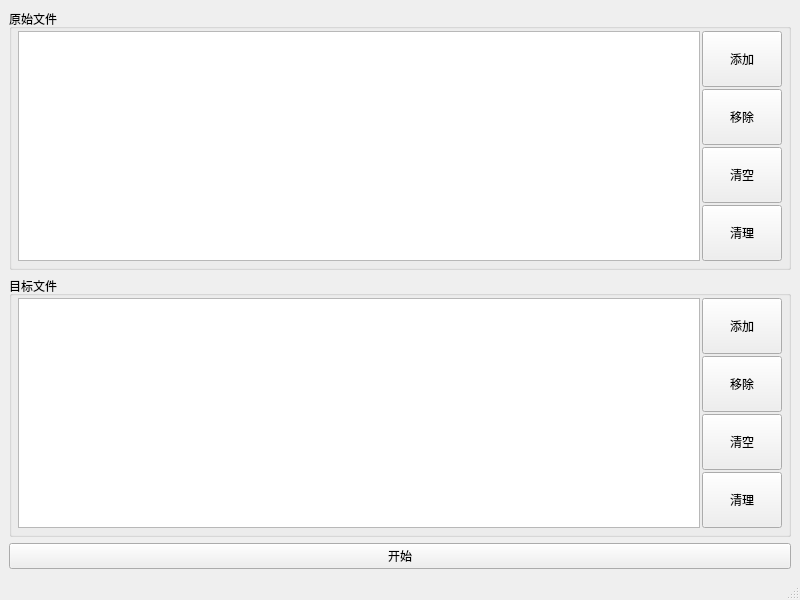
<?xml version="1.0" encoding="UTF-8"?>
<ui version="4.0">
 <class>MainWindow</class>
 <widget class="QMainWindow" name="MainWindow">
  <property name="geometry">
   <rect>
    <x>0</x>
    <y>0</y>
    <width>800</width>
    <height>600</height>
   </rect>
  </property>
  <property name="windowTitle">
   <string>MainWindow</string>
  </property>
  <widget class="QWidget" name="centralwidget">
   <layout class="QVBoxLayout" name="verticalLayout" stretch="0,0">
    <item>
     <widget class="QScrollArea" name="scrollArea">
      <property name="styleSheet">
       <string notr="true"/>
      </property>
      <property name="frameShape">
       <enum>QFrame::NoFrame</enum>
      </property>
      <property name="widgetResizable">
       <bool>true</bool>
      </property>
      <widget class="QWidget" name="scrollAreaWidgetContents">
       <property name="geometry">
        <rect>
         <x>0</x>
         <y>0</y>
         <width>782</width>
         <height>510</height>
        </rect>
       </property>
       <layout class="QVBoxLayout" name="ct_layout_0">
        <property name="margin">
         <number>0</number>
        </property>
        <item>
         <widget class="QGroupBox" name="ct_groupbox_src">
          <property name="title">
           <string>原始文件</string>
          </property>
          <layout class="QHBoxLayout" name="ct_layout_dst_1">
           <property name="spacing">
            <number>2</number>
           </property>
           <property name="leftMargin">
            <number>6</number>
           </property>
           <property name="topMargin">
            <number>2</number>
           </property>
           <property name="rightMargin">
            <number>6</number>
           </property>
           <property name="bottomMargin">
            <number>6</number>
           </property>
           <item>
            <widget class="QTreeWidget" name="ct_tree_src">
             <property name="minimumSize">
              <size>
               <width>0</width>
               <height>200</height>
              </size>
             </property>
             <property name="styleSheet">
              <string notr="true">font-family: monospace;</string>
             </property>
             <property name="selectionMode">
              <enum>QAbstractItemView::ExtendedSelection</enum>
             </property>
             <attribute name="headerVisible">
              <bool>false</bool>
             </attribute>
             <column>
              <property name="text">
               <string/>
              </property>
             </column>
            </widget>
           </item>
           <item>
            <layout class="QVBoxLayout" name="ct_layout_dst_2" stretch="0,0,0,0">
             <property name="spacing">
              <number>2</number>
             </property>
             <item>
              <widget class="QPushButton" name="ct_append_src">
               <property name="sizePolicy">
                <sizepolicy hsizetype="Minimum" vsizetype="Preferred">
                 <horstretch>0</horstretch>
                 <verstretch>0</verstretch>
                </sizepolicy>
               </property>
               <property name="text">
                <string>添加</string>
               </property>
              </widget>
             </item>
             <item>
              <widget class="QPushButton" name="ct_remove_src">
               <property name="sizePolicy">
                <sizepolicy hsizetype="Minimum" vsizetype="Preferred">
                 <horstretch>0</horstretch>
                 <verstretch>0</verstretch>
                </sizepolicy>
               </property>
               <property name="text">
                <string>移除</string>
               </property>
              </widget>
             </item>
             <item>
              <widget class="QPushButton" name="ct_clear_src">
               <property name="sizePolicy">
                <sizepolicy hsizetype="Minimum" vsizetype="Preferred">
                 <horstretch>0</horstretch>
                 <verstretch>0</verstretch>
                </sizepolicy>
               </property>
               <property name="text">
                <string>清空</string>
               </property>
              </widget>
             </item>
             <item>
              <widget class="QPushButton" name="ct_clean_src">
               <property name="sizePolicy">
                <sizepolicy hsizetype="Minimum" vsizetype="Preferred">
                 <horstretch>0</horstretch>
                 <verstretch>0</verstretch>
                </sizepolicy>
               </property>
               <property name="text">
                <string>清理</string>
               </property>
              </widget>
             </item>
            </layout>
           </item>
          </layout>
         </widget>
        </item>
        <item>
         <widget class="QGroupBox" name="ct_groupbox_dst">
          <property name="title">
           <string>目标文件</string>
          </property>
          <layout class="QHBoxLayout" name="ct_layout_src_1">
           <property name="spacing">
            <number>2</number>
           </property>
           <property name="leftMargin">
            <number>6</number>
           </property>
           <property name="topMargin">
            <number>2</number>
           </property>
           <property name="rightMargin">
            <number>6</number>
           </property>
           <property name="bottomMargin">
            <number>6</number>
           </property>
           <item>
            <widget class="QTreeWidget" name="ct_tree_dst">
             <property name="minimumSize">
              <size>
               <width>0</width>
               <height>200</height>
              </size>
             </property>
             <property name="styleSheet">
              <string notr="true">font-family: monospace;</string>
             </property>
             <property name="selectionMode">
              <enum>QAbstractItemView::ExtendedSelection</enum>
             </property>
             <attribute name="headerVisible">
              <bool>false</bool>
             </attribute>
             <column>
              <property name="text">
               <string/>
              </property>
             </column>
            </widget>
           </item>
           <item>
            <layout class="QVBoxLayout" name="ct_layout_src_2">
             <property name="spacing">
              <number>2</number>
             </property>
             <item>
              <widget class="QPushButton" name="ct_append_dst">
               <property name="sizePolicy">
                <sizepolicy hsizetype="Minimum" vsizetype="Preferred">
                 <horstretch>0</horstretch>
                 <verstretch>0</verstretch>
                </sizepolicy>
               </property>
               <property name="text">
                <string>添加</string>
               </property>
              </widget>
             </item>
             <item>
              <widget class="QPushButton" name="ct_remove_dst">
               <property name="sizePolicy">
                <sizepolicy hsizetype="Minimum" vsizetype="Preferred">
                 <horstretch>0</horstretch>
                 <verstretch>0</verstretch>
                </sizepolicy>
               </property>
               <property name="text">
                <string>移除</string>
               </property>
              </widget>
             </item>
             <item>
              <widget class="QPushButton" name="ct_clear_dst">
               <property name="sizePolicy">
                <sizepolicy hsizetype="Minimum" vsizetype="Preferred">
                 <horstretch>0</horstretch>
                 <verstretch>0</verstretch>
                </sizepolicy>
               </property>
               <property name="text">
                <string>清空</string>
               </property>
              </widget>
             </item>
             <item>
              <widget class="QPushButton" name="ct_clean_dst">
               <property name="sizePolicy">
                <sizepolicy hsizetype="Minimum" vsizetype="Preferred">
                 <horstretch>0</horstretch>
                 <verstretch>0</verstretch>
                </sizepolicy>
               </property>
               <property name="text">
                <string>清理</string>
               </property>
              </widget>
             </item>
            </layout>
           </item>
          </layout>
         </widget>
        </item>
       </layout>
      </widget>
     </widget>
    </item>
    <item>
     <layout class="QHBoxLayout" name="horizontalLayout">
      <item>
       <widget class="QPushButton" name="ct_start">
        <property name="sizePolicy">
         <sizepolicy hsizetype="Minimum" vsizetype="Preferred">
          <horstretch>0</horstretch>
          <verstretch>0</verstretch>
         </sizepolicy>
        </property>
        <property name="text">
         <string>开始</string>
        </property>
       </widget>
      </item>
     </layout>
    </item>
   </layout>
  </widget>
  <widget class="QMenuBar" name="menubar">
   <property name="geometry">
    <rect>
     <x>0</x>
     <y>0</y>
     <width>800</width>
     <height>21</height>
    </rect>
   </property>
  </widget>
  <widget class="QStatusBar" name="statusbar"/>
 </widget>
 <tabstops>
  <tabstop>scrollArea</tabstop>
  <tabstop>ct_tree_src</tabstop>
  <tabstop>ct_append_src</tabstop>
  <tabstop>ct_remove_src</tabstop>
  <tabstop>ct_clean_src</tabstop>
  <tabstop>ct_tree_dst</tabstop>
  <tabstop>ct_append_dst</tabstop>
  <tabstop>ct_remove_dst</tabstop>
  <tabstop>ct_clean_dst</tabstop>
  <tabstop>ct_start</tabstop>
 </tabstops>
 <resources/>
 <connections>
  <connection>
   <sender>ct_start</sender>
   <signal>clicked()</signal>
   <receiver>MainWindow</receiver>
   <slot>ct_start_clicked()</slot>
   <hints>
    <hint type="sourcelabel">
     <x>32999</x>
     <y>32596</y>
    </hint>
    <hint type="destinationlabel">
     <x>636</x>
     <y>576</y>
    </hint>
   </hints>
  </connection>
  <connection>
   <sender>ct_tree_src</sender>
   <signal>itemCollapsed(QTreeWidgetItem*)</signal>
   <receiver>MainWindow</receiver>
   <slot>ct_tree_itemcollapsed()</slot>
   <hints>
    <hint type="sourcelabel">
     <x>32</x>
     <y>157</y>
    </hint>
    <hint type="destinationlabel">
     <x>-1</x>
     <y>106</y>
    </hint>
   </hints>
  </connection>
  <connection>
   <sender>ct_append_src</sender>
   <signal>clicked()</signal>
   <receiver>MainWindow</receiver>
   <slot>ct_append_src_clicked()</slot>
   <hints>
    <hint type="sourcelabel">
     <x>33130</x>
     <y>32122</y>
    </hint>
    <hint type="destinationlabel">
     <x>794</x>
     <y>82</y>
    </hint>
   </hints>
  </connection>
  <connection>
   <sender>ct_remove_src</sender>
   <signal>clicked()</signal>
   <receiver>MainWindow</receiver>
   <slot>ct_remove_clicked()</slot>
   <hints>
    <hint type="sourcelabel">
     <x>33132</x>
     <y>32180</y>
    </hint>
    <hint type="destinationlabel">
     <x>794</x>
     <y>159</y>
    </hint>
   </hints>
  </connection>
  <connection>
   <sender>ct_clean_src</sender>
   <signal>clicked()</signal>
   <receiver>MainWindow</receiver>
   <slot>ct_clean_clicked()</slot>
   <hints>
    <hint type="sourcelabel">
     <x>33115</x>
     <y>32275</y>
    </hint>
    <hint type="destinationlabel">
     <x>794</x>
     <y>234</y>
    </hint>
   </hints>
  </connection>
  <connection>
   <sender>ct_append_dst</sender>
   <signal>clicked()</signal>
   <receiver>MainWindow</receiver>
   <slot>ct_append_dst_clicked()</slot>
   <hints>
    <hint type="sourcelabel">
     <x>33116</x>
     <y>32374</y>
    </hint>
    <hint type="destinationlabel">
     <x>793</x>
     <y>336</y>
    </hint>
   </hints>
  </connection>
  <connection>
   <sender>ct_remove_dst</sender>
   <signal>clicked()</signal>
   <receiver>MainWindow</receiver>
   <slot>ct_remove_clicked()</slot>
   <hints>
    <hint type="sourcelabel">
     <x>33111</x>
     <y>32450</y>
    </hint>
    <hint type="destinationlabel">
     <x>796</x>
     <y>412</y>
    </hint>
   </hints>
  </connection>
  <connection>
   <sender>ct_clean_dst</sender>
   <signal>clicked()</signal>
   <receiver>MainWindow</receiver>
   <slot>ct_clean_clicked()</slot>
   <hints>
    <hint type="sourcelabel">
     <x>33132</x>
     <y>32528</y>
    </hint>
    <hint type="destinationlabel">
     <x>793</x>
     <y>491</y>
    </hint>
   </hints>
  </connection>
  <connection>
   <sender>ct_tree_src</sender>
   <signal>itemExpanded(QTreeWidgetItem*)</signal>
   <receiver>MainWindow</receiver>
   <slot>ct_tree_itemexpanded()</slot>
   <hints>
    <hint type="sourcelabel">
     <x>30</x>
     <y>177</y>
    </hint>
    <hint type="destinationlabel">
     <x>3</x>
     <y>124</y>
    </hint>
   </hints>
  </connection>
  <connection>
   <sender>ct_clear_src</sender>
   <signal>clicked()</signal>
   <receiver>MainWindow</receiver>
   <slot>ct_clear_clicked()</slot>
   <hints>
    <hint type="sourcelabel">
     <x>33128</x>
     <y>32227</y>
    </hint>
    <hint type="destinationlabel">
     <x>798</x>
     <y>187</y>
    </hint>
   </hints>
  </connection>
  <connection>
   <sender>ct_clear_dst</sender>
   <signal>clicked()</signal>
   <receiver>MainWindow</receiver>
   <slot>ct_clear_clicked()</slot>
   <hints>
    <hint type="sourcelabel">
     <x>33125</x>
     <y>32488</y>
    </hint>
    <hint type="destinationlabel">
     <x>793</x>
     <y>451</y>
    </hint>
   </hints>
  </connection>
  <connection>
   <sender>ct_tree_dst</sender>
   <signal>itemCollapsed(QTreeWidgetItem*)</signal>
   <receiver>MainWindow</receiver>
   <slot>ct_tree_itemcollapsed()</slot>
   <hints>
    <hint type="sourcelabel">
     <x>27</x>
     <y>360</y>
    </hint>
    <hint type="destinationlabel">
     <x>-2</x>
     <y>359</y>
    </hint>
   </hints>
  </connection>
  <connection>
   <sender>ct_tree_dst</sender>
   <signal>itemExpanded(QTreeWidgetItem*)</signal>
   <receiver>MainWindow</receiver>
   <slot>ct_tree_itemexpanded()</slot>
   <hints>
    <hint type="sourcelabel">
     <x>38</x>
     <y>398</y>
    </hint>
    <hint type="destinationlabel">
     <x>7</x>
     <y>395</y>
    </hint>
   </hints>
  </connection>
 </connections>
 <slots>
  <slot>ct_add_src_clicked()</slot>
  <slot>ct_add_dst_clicked()</slot>
  <slot>ct_start_clicked()</slot>
  <slot>ct_tree_src_clicked()</slot>
  <slot>ct_tree_itemexpanded()</slot>
  <slot>ct_tree_itemcollapsed()</slot>
  <slot>ct_tree_dst_clicked()</slot>
  <slot>ct_append_src_clicked()</slot>
  <slot>ct_remove_clicked()</slot>
  <slot>ct_clean_clicked()</slot>
  <slot>ct_append_dst_clicked()</slot>
  <slot>ct_clear_clicked()</slot>
 </slots>
</ui>
